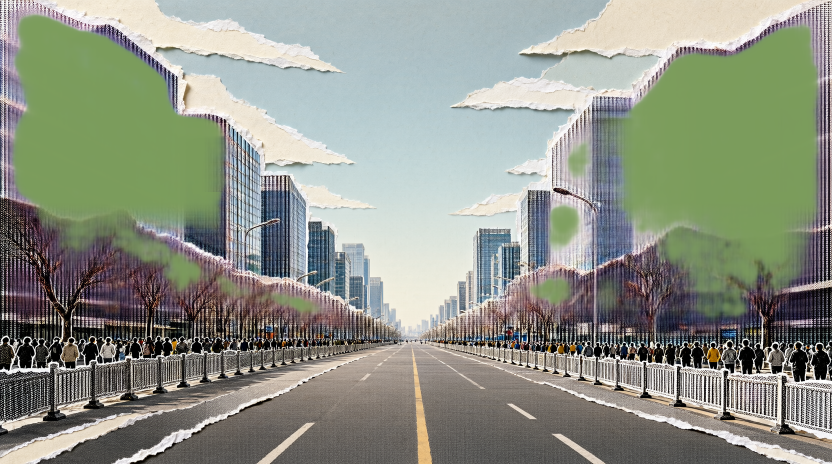
#> input picture reference/doc-chine/images/orig/plate-race.png, 1664 x 928 px (shown at 1/2 size)
$ python inpaint_green.py ../images/orig/plate-race.png ../images/plate-race.png 1.0
#> lines starting #> are read from the running program, lines starting #| are printed output that depends on the picture; after the words box and inside, x2 and y2 are one past the last pixel; in counts of white or black regions, pixels touching at a corner belong together
#!/usr/bin/env python3
"""Répare un décor (plate) qui contient des taches vert chroma ratées (feuillage raté de Qwen-Image).

Cas réel : images/orig/plate-race.png (deux grosses taches vertes dans le ciel et les immeubles)
  -> images/plate-race.png. Méthode utilisée le 11/11/2026 : inpainting OpenCV Telea à 1/4 de résolution
  + détail haute fréquence « emprunté » ailleurs dans l'image pour que la zone ne soit pas lisse.
[Video-hark] Script reconstitué (la commande du 11/11 n'a pas été sauvegardée) : même méthode,
résultat très proche mais pas identique au pixel. Toujours garder l'original dans images/orig/.

Usage : python3 tools/inpaint_green.py images/orig/plate-race.png images/plate-race.png [seuil=8]
Dépendances : pip install opencv-python-headless numpy pillow
STOP si le masque couvre plus de 35 % de l'image : régénérer l'image (autre seed) au lieu de la réparer.
"""
import sys
import numpy as np, cv2
from PIL import Image
src, dst = sys.argv[1], sys.argv[2]; thr = float(sys.argv[3]) if len(sys.argv) > 3 else 8
a = np.asarray(Image.open(src).convert('RGB')).astype(np.float32)
r, g, b = a[..., 0], a[..., 1], a[..., 2]
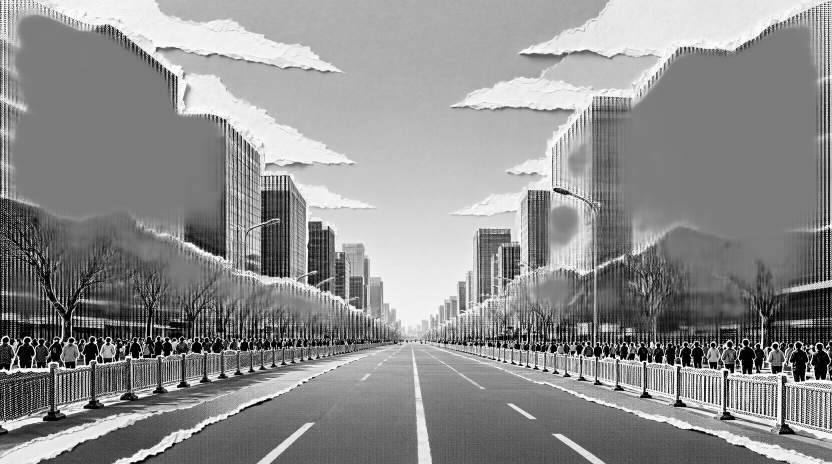
#> r: shape (928, 1664) float32 (shown at 1/2 size); min 0, max 255, mean 142
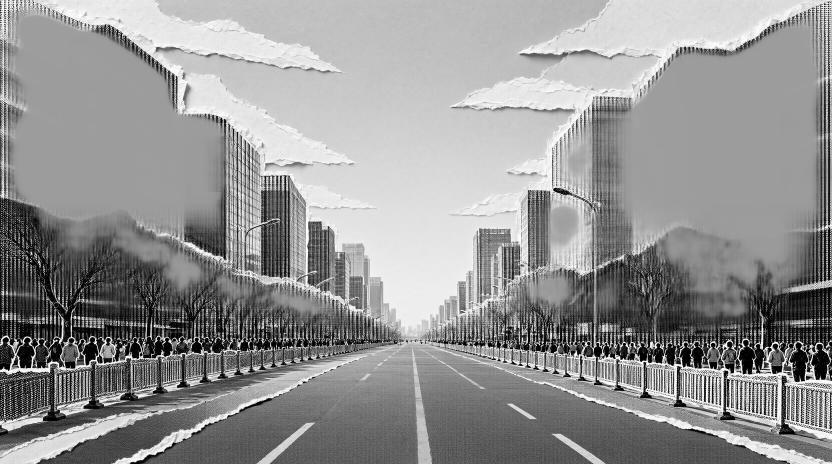
#> g: shape (928, 1664) float32 (shown at 1/2 size); min 0, max 255, mean 147.3
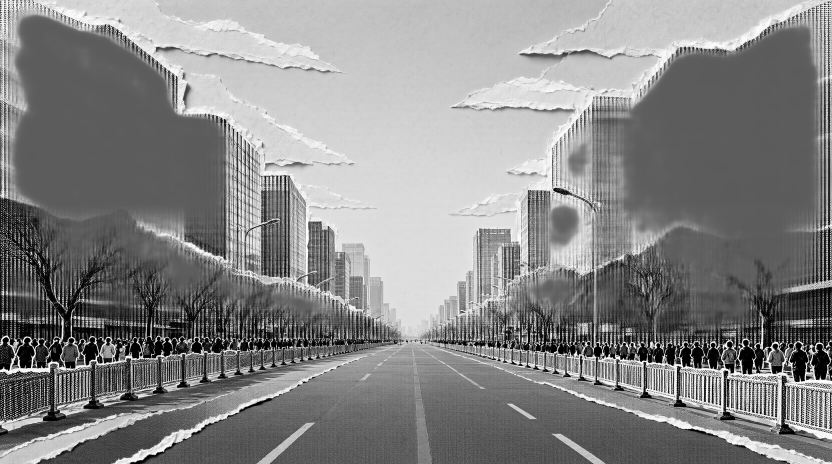
#> b: shape (928, 1664) float32 (shown at 1/2 size); min 0, max 255, mean 134.4
m = ((g - np.maximum(r, b)) > thr) & (g > 80)                      # pixels nettement verts
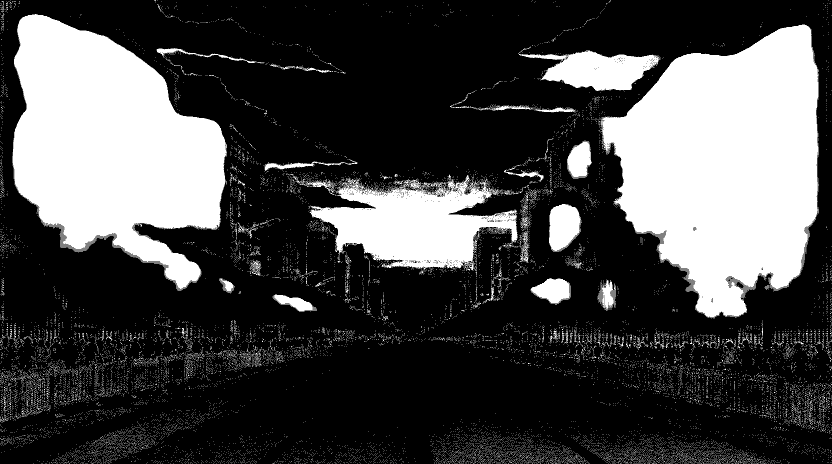
#> m: shape (928, 1664) bool (shown at 1/2 size); 27.7% white; 20195 white regions (20102 under 20 px), largest, box (x1, y1, x2, y2) and area: (1199, 50, 1638, 635) 171849, (25, 28, 454, 579) 147509, (619, 350, 1035, 542) 43356
m = cv2.morphologyEx(m.astype(np.uint8) * 255, cv2.MORPH_OPEN, np.ones((5, 5), np.uint8))
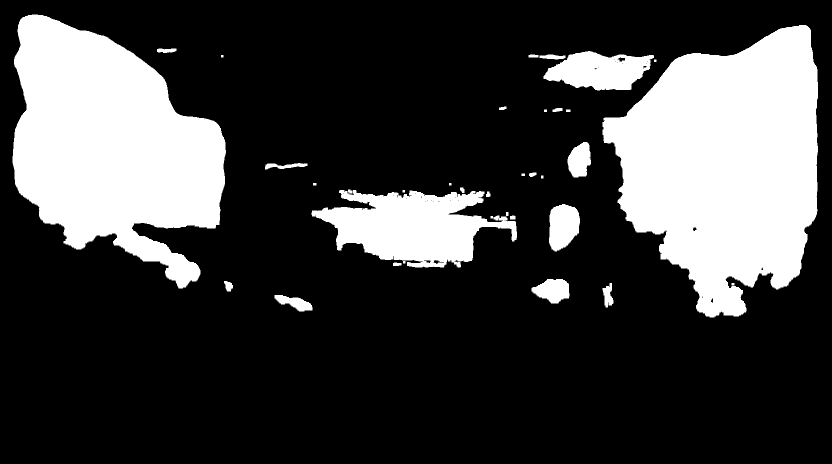
#> m: shape (928, 1664) (shown at 1/2 size); 24.5% white; 34 white regions, largest, box (x1, y1, x2, y2) and area: (1205, 50, 1636, 635) 169764, (25, 29, 452, 577) 146095, (623, 379, 1034, 535) 37181
m = cv2.dilate(m, np.ones((41, 41), np.uint8))                    # marge autour des taches (franges vertes)
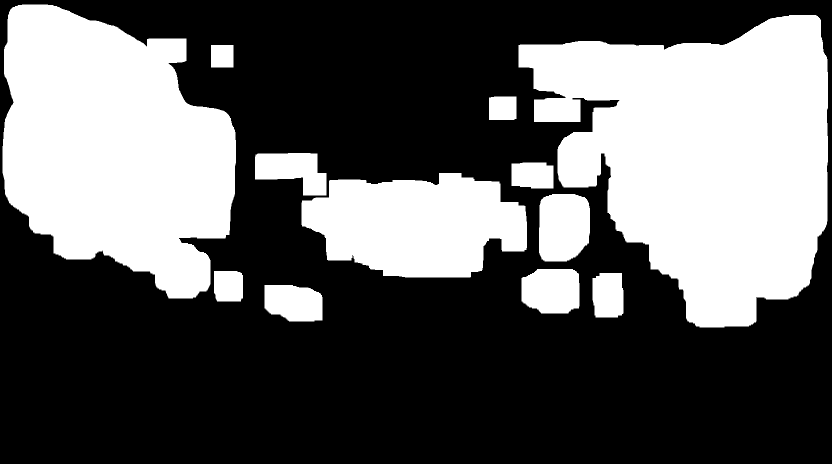
#> m: shape (928, 1664) (shown at 1/2 size); 37.2% white; 12 white regions, largest, box (x1, y1, x2, y2) and area: (1037, 30, 1656, 655) 253620, (5, 9, 472, 597) 196890, (603, 346, 1054, 555) 69891
cover = (m > 0).mean(); print(f'masque : {cover * 100:.1f} % de l\'image')
#> after `cover = (m > 0).mean()`: cover = 0.372
#| masque : 37.2 % de l'image
#> (the run stopped early here; a loop or call above may not have finished)
